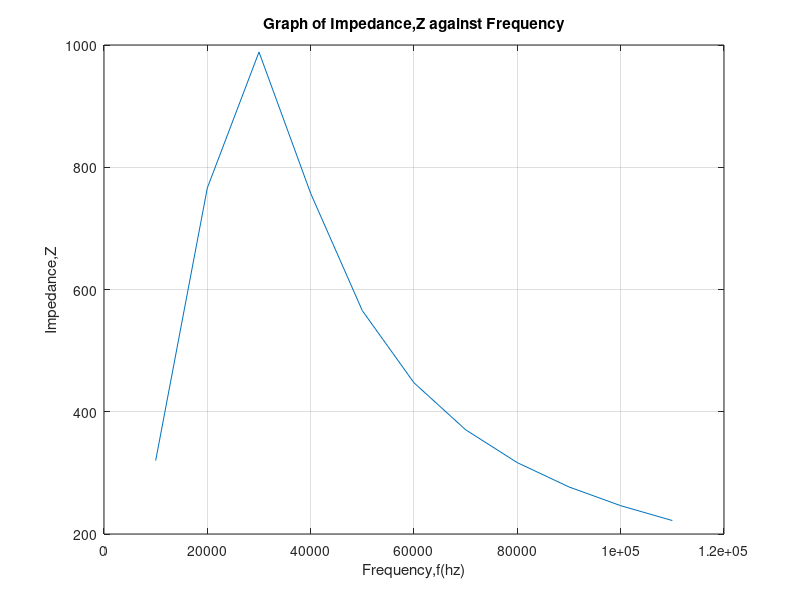

Write MATLAB code to recreate this figure.
clear
clc
close all

% Impedance of a parallel RLC CIRCUIT for various frequencies and Capacitor values 

% Frequencies
x=[10000 20000 30000 40000 50000 60000 70000 80000 90000 100000 110000]; 
n=length(x);
R=1000;
L=4.7e-3;
%voltage
v=[.1 .2 .4 .5 .6 .7 .9 1.0 1.2 1.4 1.5];

for i=1:n
    c=6.8e-9;
    f(i)=x(i);
    w(i,:)=2*pi*f(i);
    
    xL=1i*w(i)*L;
    xC=1/(1i*w(i)*c);
    
    Z(i,:)=1/((1/R ) + (1/xL) + (1/xC));
end

disp(abs(Z))

figure;
plot(f,abs(Z))
grid on
title('Graph of Impedance,Z against Frequency')
xlabel('Frequency,f(hz)'); ylabel('Impedance,Z')


% ---------------------(c)Munai--------------------------








